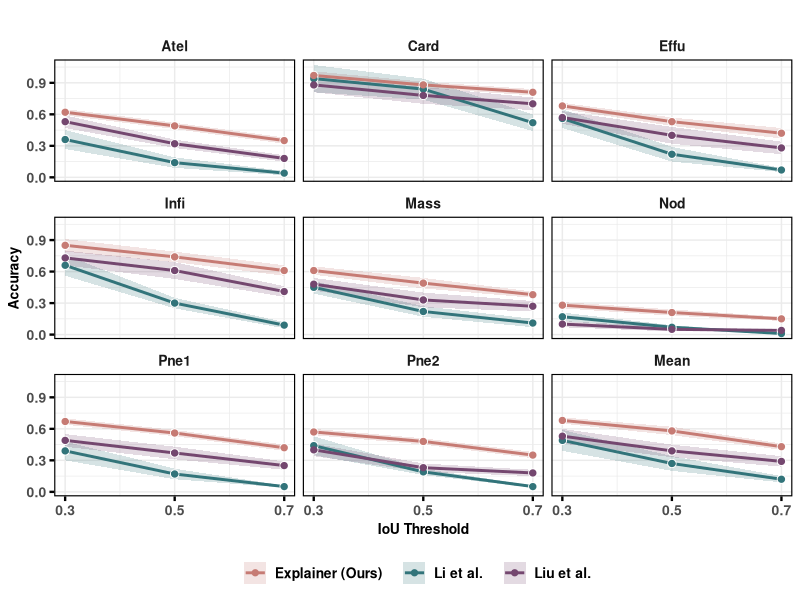

R code for this plot:
library(tidyr)
library(dplyr)
library(ggplot2)

# Create the data
data <- data.frame(
  IoU_Threshold = c(rep(0.3, 3), rep(0.5, 3), rep(0.7, 3)),
  Model = rep(c("Li et al.   ", "Liu et al.   ", "Explainer (Ours)   "), 3),
  Atel = c(0.36, 0.53, 0.62, 0.14, 0.32, 0.49, 0.04, 0.18, 0.35),
  Card = c(0.94, 0.88, 0.97, 0.84, 0.78, 0.88, 0.52, 0.70, 0.81),
  Effu = c(0.56, 0.57, 0.68, 0.22, 0.40, 0.53, 0.07, 0.28, 0.42),
  Infi = c(0.66, 0.73, 0.85, 0.30, 0.61, 0.74, 0.09, 0.41, 0.61),
  Mass = c(0.45, 0.48, 0.61, 0.22, 0.33, 0.49, 0.11, 0.27, 0.38),
  Nod = c(0.17, 0.10, 0.28, 0.07, 0.05, 0.21, 0.01, 0.04, 0.15),
  Pne1 = c(0.39, 0.49, 0.67, 0.17, 0.37, 0.56, 0.05, 0.25, 0.42),
  Pne2 = c(0.44, 0.40, 0.57, 0.19, 0.23, 0.48, 0.05, 0.18, 0.35),
  Mean = c(0.49, 0.53, 0.68, 0.27, 0.39, 0.58, 0.12, 0.29, 0.43),
  Atel_std = c(0.09, 0.06, 0.03, 0.05, 0.04, 0.03, 0.02, 0.03, 0.03),
  Card_std = c(0.13, 0.07, 0.04, 0.10, 0.08, 0.03, 0.08, 0.06, 0.03),
  Effu_std = c(0.09, 0.06, 0.03, 0.07, 0.08, 0.04, 0.02, 0.06, 0.05),
  Infi_std = c(0.10, 0.07, 0.06, 0.05, 0.08, 0.05, 0.03, 0.05, 0.05),
  Mass_std = c(0.06, 0.06, 0.04, 0.05, 0.07, 0.05, 0.04, 0.05, 0.03),
  Nod_std = c(0.04, 0.03, 0.03, 0.02, 0.02, 0.03, 0.00, 0.01, 0.02),
  Pne1_std = c(0.09, 0.06, 0.03, 0.05, 0.06, 0.03, 0.01, 0.04, 0.03),
  Pne2_std = c(0.09, 0.06, 0.03, 0.03, 0.04, 0.03, 0.01, 0.03, 0.03),
  Mean_std = c(0.10, 0.07, 0.03, 0.07, 0.06, 0.04, 0.03, 0.05, 0.03)
)

# Reshape the data: scores
data_long <- data %>%
  pivot_longer(cols = -c(IoU_Threshold, Model), names_to = "Condition", values_to = "Score") %>%
  filter(!grepl("_std", Condition))

# Reshape the data: standard deviations
data_std <- data %>%
  pivot_longer(cols = contains("_std"), names_to = "Condition", values_to = "std") %>%
  mutate(Condition = gsub("_std", "", Condition))

# Join the score and std data by IoU_Threshold, Model, and Condition
data_long <- data_long %>%
  left_join(data_std, by = c("IoU_Threshold", "Model", "Condition"))

# Set the order of Condition (optional)
data_long$Condition <- factor(data_long$Condition, 
                              levels = c("Atel", "Card", "Effu", "Infi", "Mass", "Nod", "Pne1", "Pne2", "Mean"))

# Plot the line chart with error envelope using geom_ribbon
ggplot(data_long, aes(x = IoU_Threshold, y = Score, group = Model, color = Model, fill = Model)) +
  geom_ribbon(aes(ymin = Score - std, ymax = Score + std), alpha = 0.2, color = NA) +
  geom_line(size = 1.0) +
  geom_point(aes(color = Model), size = 2.5, shape = 1, fill = "white", color = "white") + 
  geom_point(size = 1.8) +
  facet_wrap(~ Condition) +
  labs(title = "", x = "IoU Threshold", y = "Accuracy") +
  scale_x_continuous(breaks = c(0.3, 0.5, 0.7)) +
  scale_y_continuous(breaks = c(0, 0.3, 0.6, 0.9)) +
  scale_color_manual(values = c(
    "Li et al.   " = "#32747a",
    "Liu et al.   " = "#74476f",
    "Explainer (Ours)   " = "#c67b74"
  )) +
  scale_fill_manual(values = c(
    "Li et al.   " = "#32747a",
    "Liu et al.   " = "#74476f",
    "Explainer (Ours)   " = "#c67b74"
  )) +
  theme_minimal() +
  theme(
    axis.text.x = element_text(size = 10, face = "bold"),
    axis.text.y = element_text(size = 10, face = "bold"),
    axis.title.x = element_text(size = 10, face = "bold"),
    axis.title.y = element_text(size = 10, face = "bold"),
    plot.title = element_text(size = 12, face = "bold", hjust = 0.5),
    legend.position = "bottom",
    legend.title = element_blank(),
    legend.text = element_text(size = 10, face = "bold"),
    axis.ticks = element_line(color = "black", size = 0.8),
    axis.ticks.length = unit(0.12, "cm"),
    strip.text = element_text(size = 10, face = "bold"),
    panel.border = element_rect(colour = "black", fill = NA, linewidth = 0.8)
  )

